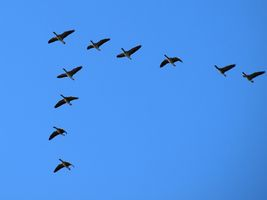
#> input picture bird.jpg, 267 x 200 px
$ python morfologiaPassaro.py
#> lines starting #> are read from the running program, lines starting #| are printed output that depends on the picture
#importa as bibliotecas que serao utilizadas
import cv2
import numpy as np

#Pega a imagem que sera processada
imagem = cv2.imread('bird.jpg')
#> imagem is the input picture: shape (200, 267, 3); mean B, G, R 237, 147.1, 75

# Aplica os respectivos filtros
kernel = np.ones((6,6),np.float32)/25
filtro2D = cv2.filter2D(imagem,-1,kernel)
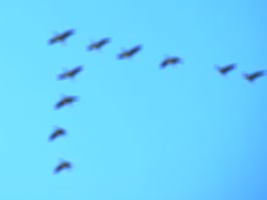
#> filtro2D: shape (200, 267, 3); mean B, G, R 253, 212, 108
borrao = cv2.blur(imagem,(5,5))
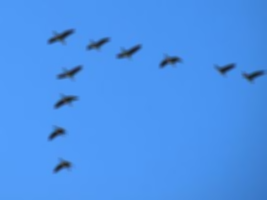
#> borrao: shape (200, 267, 3); mean B, G, R 237, 147.1, 75
borraoGaussiano = cv2.GaussianBlur(imagem,(5,5),0)
mediana = cv2.medianBlur(imagem,5)
filtragemBilateral = cv2.bilateralFilter(imagem,9,75,75)

# Escreve o nome de cada filtro na imagem correspondente
font = cv2.FONT_HERSHEY_SIMPLEX
cv2.putText(imagem,'Imagem original',(5,320), font, 1, (0,0,255), 2, cv2.LINE_AA)
cv2.putText(filtro2D,'Filtro 2D',(45,320), font, 1, (0,0,255), 2, cv2.LINE_AA)
cv2.putText(borrao,'Borrao',(80,320), font, 1, (0,0,255), 2, cv2.LINE_AA)
cv2.putText(borraoGaussiano,'BorraoGaussiano',(10,320), font, 1, (0,0,255), 2, cv2.LINE_AA)
cv2.putText(mediana,'Mediana',(60,320), font, 1, (0,0,255), 2, cv2.LINE_AA)
cv2.putText(filtragemBilateral,'Filtro Bilateral',(10,320), font, 1, (0,0,255), 2, cv2.LINE_AA)

# Concatena as imagens para gerar a imagem de saida
imagemTemporaria1 = np.concatenate((imagem, mediana, borraoGaussiano), axis=1)
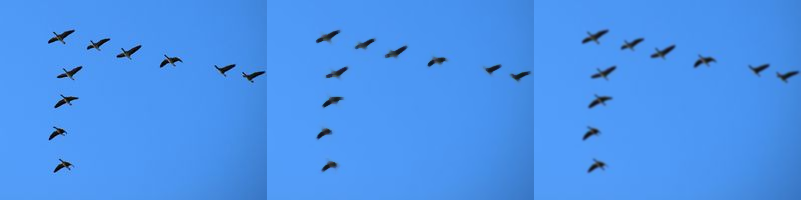
#> imagemTemporaria1: shape (200, 801, 3); mean B, G, R 237.1, 147.3, 75
imagemTemporaria2 = np.concatenate((filtragemBilateral, borrao, filtro2D), axis=1)
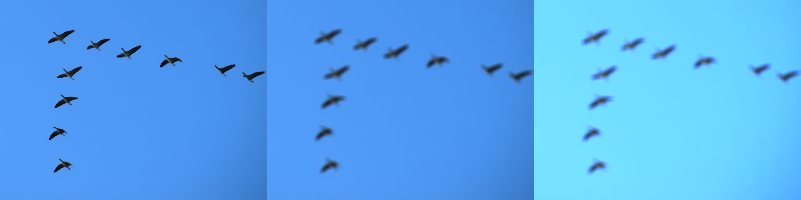
#> imagemTemporaria2: shape (200, 801, 3); mean B, G, R 242.4, 168.8, 86
imagemFinal = np.concatenate((imagemTemporaria1, imagemTemporaria2), axis=0)
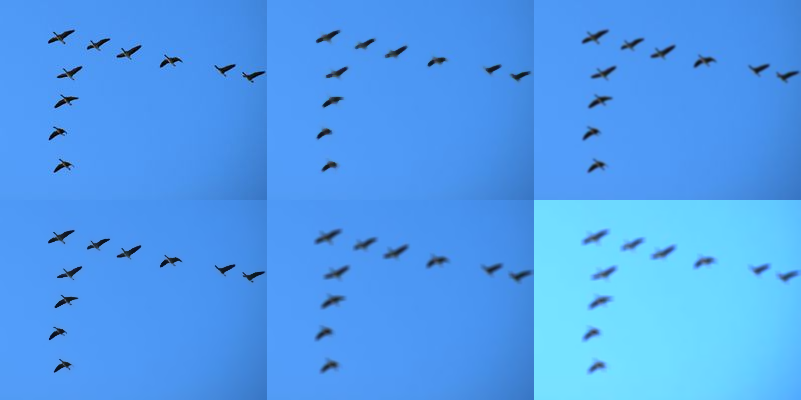
#> imagemFinal: shape (400, 801, 3); mean B, G, R 239.8, 158, 80.5

cv2.imwrite("bird1.png", imagemFinal)
cv2.imshow("Imagem Final:", imagemFinal)
cv2.waitKey(0)
